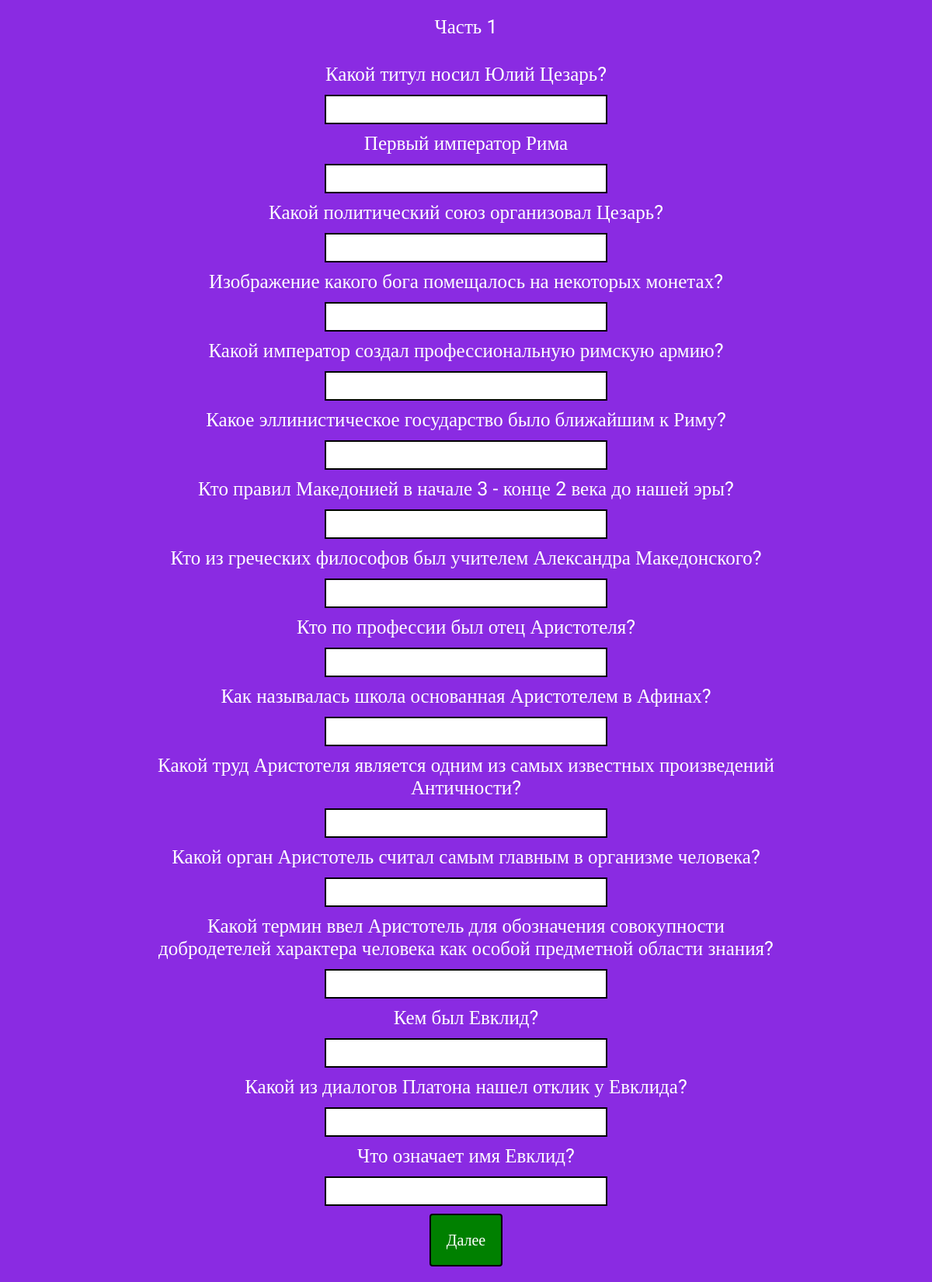
The app's page /skill/1/ with its own data.
### tables this page shows
CREATE TABLE quiz_parts (quizpart_id INTEGER PRIMARY KEY ASC AUTOINCREMENT, quizpart_name TEXT);

CREATE TABLE quiz_questions (quest_id INTEGER PRIMARY KEY ASC AUTOINCREMENT NOT NULL UNIQUE, quest_name TEXT, quest_answer TEXT, quest_partid BIGINT REFERENCES quiz_parts (quizpart_id) ON DELETE NO ACTION ON UPDATE CASCADE);

### quiz.py (the view)
@app.route("/skill/<int:number>/", methods=['GET'])
def getskill(number):
    data = get_data(number)
    return render_template('skill.html', data=data, name=data[0][2], number=number)

### quiz.py (called while the page is built)
def get_db():
    if 'db' not in g:
        g.db = sqlite3.connect(DATABASE)
    return g.db

def get_data(number):
    db = get_db()
    cursor = db.cursor()
    cursor.execute("SELECT qq.quest_id, qq.quest_name, qp.quizpart_name FROM quiz_questions AS qq INNER JOIN quiz_parts AS qp ON qq.quest_partid = qp.quizpart_id WHERE qp.quizpart_id=?", (number,))
    data = cursor.fetchall()
    return data

### templates/skill.html
{% include "header.html" %}
<section class="skill-section">
    <div class="skill-section-container">
        <h1 class="skill-partname">{{name}}</h1>
        <form id="quiz-form" class="skill-form" method="POST">
            {% for item in data %}
                <div class="quiz-container">
                    <p class="quiz-question-name">{{item[1]}}</p>
                    <input class="quiz-input" quiz-text="true"/>
                </div>
            {% endfor %}
            <button type="submit" id="submitform" number-list="{{number}}" class="submit-quiz">Далее</button>
        </form>
    </div>
</section>
{% include "footer.html" %}

### templates/header.html (shortened to what this page needs)
<!DOCTYPE html>
<html lang="en">
<head>
    <link rel="stylesheet" href="{{ url_for('static', filename='css/style.css')}}"></link>
</head>
<body>

### templates/footer.html
</body>
</html>

### static/css/style.css (style rules this page uses)
h1,p,body { margin: 0px; padding: 0px; }
.skill-section { display: flex; flex-direction: column; align-items: center; justify-content: center; background-color: blueviolet; padding-top: 20px; padding-bottom: 20px; }
.skill-section-container { display: flex; flex-direction: column; align-items: center; justify-content: center; gap: 32px; }
.skill-partname { font-family: "Roboto"; color: white; font-size: 25px; font-weight: 400; text-align: center; }
.skill-form { display: flex; flex-direction: column; align-items: center; justify-content: center; gap: 10px; }
.quiz-container { display: flex; flex-direction: column; align-items: center; justify-content: center; gap: 12px; }
.quiz-question-name { font-family: "Roboto"; color: white; font-size: 25px; font-weight: 400; text-align: center; max-width: 800px; }
.quiz-input { font-family: "Roboto"; color: black; font-size: 20px; font-weight: 400; text-align: left; padding: 5px; outline: none; border: 2px solid black; width: 350px; }
.submit-quiz { display: flex; padding: 20px; align-items: center; justify-content: center; font-family: "Roboto"; color: white; font-size: 20px; font-weight: 400; border: 2px solid black; border-radius: 4px; background-color: green; }

### records on screen
quiz_parts: quizpart_name "Часть 1"
quiz_questions: quest_name "Какой титул носил Юлий Цезарь?"
quiz_questions: quest_name "Первый император Рима"
quiz_questions: quest_name "Какой политический союз организовал Цезарь?"
quiz_questions: quest_name "Изображение какого бога помещалось на некоторых монетах?"
quiz_questions: quest_name "Какой император создал профессиональную римскую армию?"
quiz_questions: quest_name "Какое эллинистическое государство было ближайшим к Риму?"
quiz_questions: quest_name "Кто правил Македонией в начале 3 - конце 2 века до нашей эры?"
quiz_questions: quest_name "Кто из греческих философов был учителем Александра Македонского?"
quiz_questions: quest_name "Кто по профессии был отец Аристотеля?"
quiz_questions: quest_name "Как называлась школа основанная Аристотелем в Афинах?"
quiz_questions: quest_name "Какой труд Аристотеля является одним из самых известных произведений Античности?"
quiz_questions: quest_name "Какой орган Аристотель считал самым главным в организме человека?"
quiz_questions: quest_name "Какой термин ввел Аристотель для обозначения совокупности добродетелей характера человека как особой предметной области знания?"
quiz_questions: quest_name "Кем был Евклид?"
quiz_questions: quest_name "Какой из диалогов Платона нашел отклик у Евклида?"
quiz_questions: quest_name "Что означает имя Евклид?"
